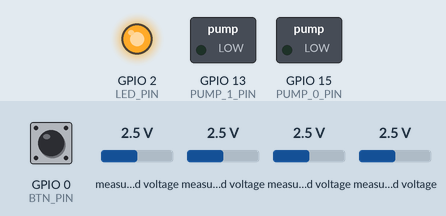
This sketch was run on a simulated ESP8266 (NodeMCU). On the bench: switched loads named in the sketch (green lamp = pin HIGH), output pins drawn as LEDs (lit = HIGH). Inputs (shaded band) come from the test bench; at power-on: GPIO 0 (BTN_PIN) HIGH, measured voltage 2.5 V. WiFi joins after 1.5 s; servers stay silent unless stated; uploads are accepted with an empty reply; the local clock reads 2024-03-15 10:24:30 at power-on unless the sketch sets it; what the sketch prints to the serial monitor is not drawn.

Above: at 20.4 s.
20.5 s: GPIO 0 (BTN_PIN) pulled LOW for 1 s
At 22.6 s:
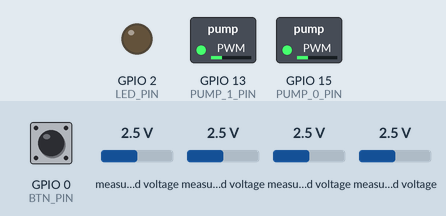
At 29.1 s:
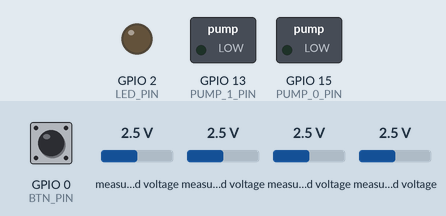
Timing chart, 0 to 32.2 s (numbered marks = the images above; inputs shaded):
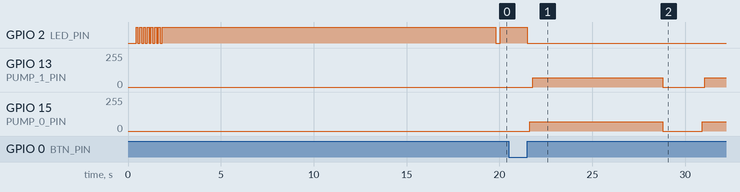

The sketch:

OinvizioN_SWS.ino
```cpp
/*
    Name:       OinvizioN_SWS.ino
    Created:	2020-01-18 03:49:25
    Author:     PLACEBO\Frey
*/

#include <ESP8266WiFi.h>
#include <Wire.h>
#include <Adafruit_ADS1015.h>
#include <time.h>

// Pins
#define BTN_PIN     0
#define LED_PIN     2
#define PUMP_0_PIN  15
#define PUMP_1_PIN  13

// Setup
char const* SSID = "<your WiFi name>";
char const* PASS = "<your WiFi PSK>";
char const* UBIDOTS_SERVER = "industrial.api.ubidots.com";
const int UBIDOTS_PORT = 80;
char const* UBIDOTS_TOKEN = "BBFF-<your ubidots token>";
char const* DEVICE_LABEL = "<your device label>";
char const* USER_AGENT = "ESP8266";
char const* VERSION = "1.0";

#define NTP_SERVERS		"128.138.140.44", "129.6.13.35"

#define OFFLINE_SUNDAY_TIME             0
#define OFFLINE_MONDAY_TIME             0
#define OFFLINE_TUESDAY_TIME            0
#define OFFLINE_WEDNESDAY_TIME          12
#define OFFLINE_THURSDAY_TIME           0
#define OFFLINE_FRIDAY_TIME             0
#define OFFLINE_SATURDAY_TIME           0

#define CLOCK_START_HOURS	    10
#define CLOCK_END_HOURS		    22
#define PUMP_PWM_LOW_V          600         //0-1023
#define PUMP_PWM_HIG_V          70          //0-1023
#define BTN_LONG_PRESS          1500        //ms
#define RECONNECT_TIME          60000L      //ms
#define UBIDOTS_SEND_INTERVAL   1800000L    //ms
#define UBIDOTS_GET_INTERVAL    120000L      //ms
#define NTP_SYNC_INTERVAL       60000L      //ms
#define VOLTAGE_THRESHOLD       6.0         //V

// Pump cycles
#define CYCLE_DURATION      7000    //ms
#define DELAY_BTW_CYCLES    2000    //ms
#define CYCLES_NUM          2

Adafruit_ADS1115 ads;
WiFiClient client_ubi;
time_t current_time;
struct tm* local_time;
uint64_t ntp_update_timer, pump_cycle_timer, start_time, led_state_timer, ubidots_send_timer, ubidots_get_timer;
int16_t raw_adc_data[4];
float voltage;
float moisture[3];
char moisture_str[3][10];
char current_state_str[10];
char manual_run_str[10];
uint8_t time_by_days[7];

boolean this_day_poured;
uint8_t weekday_poured;
uint8_t time_temp_value;

uint8_t pump_cycle;
uint16_t cycle_delay;
boolean cycle_state;
uint8_t current_state;
float last_pump_time;
float manual_run;
char payload[700];
boolean ubidots_error;

void setup()
{
    // Init variables
    time_by_days[0] = OFFLINE_SUNDAY_TIME;
    time_by_days[1] = OFFLINE_MONDAY_TIME;
    time_by_days[2] = OFFLINE_TUESDAY_TIME;
    time_by_days[3] = OFFLINE_WEDNESDAY_TIME;
    time_by_days[4] = OFFLINE_THURSDAY_TIME;
    time_by_days[5] = OFFLINE_FRIDAY_TIME;
    time_by_days[6] = OFFLINE_SATURDAY_TIME;

    // Pins setup
    pinMode(LED_PIN, OUTPUT);
    pinMode(PUMP_0_PIN, OUTPUT);
    pinMode(PUMP_1_PIN, OUTPUT);
    digitalWrite(LED_PIN, 0);
    digitalWrite(PUMP_0_PIN, 0);
    digitalWrite(PUMP_1_PIN, 0);
    delay(100);

    // Serial port setup
    Serial.begin(57600);
    delay(100);
    Serial.println();

    // ADS1115 setup
    ads.setGain(GAIN_ONE);
    ads.begin();

    // Check input voltage
    read_adc_data();
    if (voltage > 14 || voltage < 4)
        while (true) {
            digitalWrite(LED_PIN, 0);
            delay(50);
            digitalWrite(LED_PIN, 1);
            delay(50);
        }

    // Connect to wifi and configure time
    iot_connect();

    // Try to read threshold values
    if (WiFi.status() == WL_CONNECTED) {
        read_update_weekdays();
        ubidots_send();
    }

    Serial.println(F("Configuration finished."));
}

void loop()
{
    read_adc_data();
    time_updater();
    button_checker();
    pump_controller();
    update_state();
    ubidots_data();
}

void update_state(void) {
    if (WiFi.status() != WL_CONNECTED)
        current_state = 5;
    else if (local_time->tm_year == 70)
        current_state = 4;
    else if (ubidots_error)
        current_state = 3;
    else {
        if (WiFi.status() == WL_CONNECTED && !pump_cycle)
            current_state = 1;
        if (WiFi.status() == WL_CONNECTED && pump_cycle)
            current_state = 2;
    }

    if (millis() - led_state_timer > 4000) {
        blink_led(current_state);
        led_state_timer = millis();
    }
}

void blink_led(uint8_t cycles) {
    for (uint8_t i = 0; i < cycles; i++)
    {
        digitalWrite(LED_PIN, 0);
        delay(250);
        digitalWrite(LED_PIN, 1);
        delay(250);
    }
}

void button_checker(void) {
    if (!digitalRead(0)) {
        start_time = millis();
        while (!digitalRead(0));
        if (millis() - start_time > BTN_LONG_PRESS) {
            // Button long press
            Serial.println(F("[BUTTON] Long button press"));

        }
        else {
            // Button short press
            Serial.println(F("[BUTTON] Short button press"));
            manual_pump();
        }
    }
}

void read_adc_data(void) {
    raw_adc_data[0] = ads.readADC_SingleEnded(0);
    raw_adc_data[1] = ads.readADC_SingleEnded(1);
    raw_adc_data[2] = ads.readADC_SingleEnded(2);
    raw_adc_data[3] = ads.readADC_SingleEnded(3);

    for (uint8_t i = 0; i < 3; i++)
    {
        moisture[i] = mapfloat(raw_adc_data[i], 9000, 23000, 100, 0);
        if (moisture[i] > 100.0)
            moisture[i] = 100.0;
        else if (moisture[i] < 0.0)
            moisture[i] = 0.0;
        dtostrf(moisture[i], 4, 2, moisture_str[i]);
    }

    voltage = mapfloat(raw_adc_data[3], 0, 32768, 0, 42);
    if (voltage > 14)
        voltage = 14;
    else if (voltage < 4)
        voltage = 4;
}

void ubidots_data(void) {
    if (WiFi.status() == WL_CONNECTED && current_state < 4 && !pump_cycle) {
        if (millis() - ubidots_send_timer >= UBIDOTS_SEND_INTERVAL) {
            // Send data
            ubidots_send();
            ubidots_send_timer = millis();
        }
        if (millis() - ubidots_get_timer >= UBIDOTS_GET_INTERVAL && millis() - ubidots_send_timer > 10000) {
            // Read data
            Serial.println(F("[UBIDOTS] Getting data..."));
            // Get Weekdays times values
            Serial.println(F("[UBIDOTS] Reading day-time values..."));
            read_update_weekdays();

            manual_run = ubidots_read("manual_run");
            if (manual_run >= 0) {
                if (manual_run > 0) {
                    manual_pump();
                    ubidots_send();
                    manual_run = 0;
                }
            }
            else {
                Serial.println(F("[UBIDOTS] Error getting manual_run data!"));
                ubidots_error = 1;
            }
            ubidots_get_timer = millis();
        }
    }
}

void read_update_weekdays(void) {
    Serial.println(F("[UBIDOTS] Reading sunday time after 2 sec..."));
    delay(2000);
    float temp_day_time = ubidots_read("sunday");
    if (temp_day_time >= 0)
        time_by_days[0] = temp_day_time;
    else
        Serial.println(F("[UBIDOTS] Reading error!"));

    Serial.println(F("[UBIDOTS] Reading monday time after 2 sec..."));
    delay(2000);
    temp_day_time = ubidots_read("monday");
    if (temp_day_time >= 0)
        time_by_days[1] = temp_day_time;
    else
        Serial.println(F("[UBIDOTS] Reading error!"));

    Serial.println(F("[UBIDOTS] Reading tuesday time after 2 sec..."));
    delay(2000);
    temp_day_time = ubidots_read("tuesday");
    if (temp_day_time >= 0)
        time_by_days[2] = temp_day_time;
    else
        Serial.println(F("[UBIDOTS] Reading error!"));

    Serial.println(F("[UBIDOTS] Reading wednesday time after 2 sec..."));
    delay(2000);
    temp_day_time = ubidots_read("wednesday");
    if (temp_day_time >= 0)
        time_by_days[3] = temp_day_time;
    else
        Serial.println(F("[UBIDOTS] Reading error!"));

    Serial.println(F("[UBIDOTS] Reading thursday time after 2 sec..."));
    delay(2000);
    temp_day_time = ubidots_read("thursday");
    if (temp_day_time >= 0)
        time_by_days[4] = temp_day_time;
    else
        Serial.println(F("[UBIDOTS] Reading error!"));

    Serial.println(F("[UBIDOTS] Reading friday time after 2 sec..."));
    delay(2000);
    temp_day_time = ubidots_read("friday");
    if (temp_day_time >= 0)
        time_by_days[5] = temp_day_time;
    else
        Serial.println(F("[UBIDOTS] Reading error!"));

    Serial.println(F("[UBIDOTS] Reading saturday time after 2 sec..."));
    delay(2000);
    temp_day_time = ubidots_read("saturday");
    if (temp_day_time >= 0)
        time_by_days[6] = temp_day_time;
    else
        Serial.println(F("[UBIDOTS] Reading error!"));

    Serial.println(F("[DATA] Current values:"));
    for (uint8_t i = 0; i < 7; i++)
    {
        Serial.println(time_by_days[i]);
    }
    Serial.println();
}

float ubidots_read(char* variable) {
    Serial.print(F("[UBIDOTS] Connecting to ubidots to get "));
    Serial.print(variable);
    Serial.println(F("..."));
    client_ubi.connect(UBIDOTS_SERVER, UBIDOTS_PORT);
    if (client_ubi.connected()) {
        Serial.println(F("[UBIDOTS] Connected"));
        // Send GET request
        client_ubi.print(F("GET /api/v1.6/devices/"));
        client_ubi.print(DEVICE_LABEL);
        client_ubi.print(F("/"));
        client_ubi.print(variable);
        client_ubi.print(F("/lv"));
        client_ubi.print(F(" HTTP/1.1\r\n"));
        client_ubi.print(F("Host: "));
        client_ubi.print(UBIDOTS_SERVER);
        client_ubi.print(F("\r\n"));
        client_ubi.print(F("User-Agent: "));
        client_ubi.print(USER_AGENT);
        client_ubi.print(F("/"));
        client_ubi.print(VERSION);
        client_ubi.print(F("\r\nX-Auth-Token: "));
        client_ubi.print(UBIDOTS_TOKEN);
        client_ubi.print(F("\r\nConnection: close\r\n"));
        client_ubi.print(F("Content-Type: application/json\r\n\r\n"));


        Serial.println(F("[UBIDOTS] GET sended."));
        char value_str[5];
        float value = -1;
        start_time = millis();
        while (client_ubi.connected()) {
            if (client_ubi.read() == '\r'
                && client_ubi.read() == '\n'
                && client_ubi.read() == '\r'
                && client_ubi.read() == '\n') {
                client_ubi.read();
                client_ubi.read();
                client_ubi.read();
                for (uint8_t i = 0; i < 5; i++)
                    value_str[i] = client_ubi.read();
                value = atof(value_str);

                break;
            }
            if (millis() - start_time >= 4000)
                break;
        }
        if (value >= 0) {
            Serial.print(F("[UBIDOTS] Server response: "));
            Serial.print(value);
            Serial.println(F("."));
            ubidots_error = 0;
        }
        else {
            Serial.print(F("[UBIDOTS] Error getting data!"));
            ubidots_error = 1;
        }

        client_ubi.stop();
        return value;
    }
    else {
        Serial.println(F("[UBIDOTS] Connection failed!"));
        ubidots_error = 1;
        return -1;
    }
}

void ubidots_send(void) {
    //Forming payload
    manual_run = 0;
    dtostrf(current_state, 4, 2, current_state_str);
    dtostrf(manual_run, 4, 2, manual_run_str);

    Serial.print(F("[UBIDOTS] Payload: "));
    sprintf(payload, "{\"");
    sprintf(payload, "%s%s\":%s", payload, "moisture_0", moisture_str[0]);
    sprintf(payload, "%s,\"%s\":%s", payload, "moisture_1", moisture_str[1]);
    sprintf(payload, "%s,\"%s\":%s", payload, "moisture_2", moisture_str[2]);
    sprintf(payload, "%s,\"%s\":%s", payload, "current_state", current_state_str);
    sprintf(payload, "%s,\"%s\":%s", payload, "manual_run", manual_run_str);
    sprintf(payload, "%s}", payload);
    Serial.println(payload);

    Serial.println(F("[UBIDOTS] Connecting to ubidots..."));
    client_ubi.connect(UBIDOTS_SERVER, UBIDOTS_PORT);
    if (client_ubi.connected()) {
        Serial.println(F("[UBIDOTS] Connected"));
        // Send POST request
        client_ubi.print(F("POST /api/v1.6/devices/"));
        client_ubi.print(DEVICE_LABEL);
        client_ubi.print(F("?force=true HTTP/1.1\r\n"));
        client_ubi.print(F("Host: things.ubidots.com\r\n"));
        client_ubi.print(F("User-Agent: "));
        client_ubi.print(USER_AGENT);
        client_ubi.print(F("/"));
        client_ubi.print(VERSION);
        client_ubi.print(F("\r\nX-Auth-Token: "));
        client_ubi.print(UBIDOTS_TOKEN);
        client_ubi.print(F("\r\nConnection: close\r\n"));
        client_ubi.print(F("Content-Type: application/json\r\n"));
        client_ubi.print(F("Content-Length: "));
        client_ubi.print(strlen(payload));
        client_ubi.print(F("\r\n\r\n"));
        client_ubi.print(payload);
        client_ubi.print(F("\r\n"));

        Serial.println(F("[UBIDOTS] POST sended."));
        Serial.print(F("[UBIDOTS] Server response: "));
        start_time = millis();
        while (client_ubi.available()) {
            Serial.print(client_ubi.read());
            if (millis() - start_time >= 4000) {
                Serial.print(F("Error reading responce"));
                ubidots_error = 1;
                break;
            }
        }
        Serial.println(F(" ."));
        ubidots_error = 0;
        client_ubi.stop();
    }
    else {
        Serial.println(F("[UBIDOTS] Connection failed!"));
        ubidots_error = 1;
    }
}


void time_updater(void) {
    if (millis() - ntp_update_timer >= NTP_SYNC_INTERVAL && WiFi.status() == WL_CONNECTED) {
        current_time = time(nullptr);
        local_time = localtime(&current_time);
        Serial.print(F("[TIME] Current time: "));
        Serial.println(ctime(&current_time));
        ntp_update_timer = millis();
    }
}

void iot_connect(void) {
    // WiFi setup
    Serial.println(F("[WIFI] Connecting to wifi..."));
    WiFi.mode(WIFI_STA);
    delay(100);
    WiFi.begin(SSID, PASS);
    start_time = millis();
    while (WiFi.status() != WL_CONNECTED) {
        digitalWrite(LED_PIN, 0);
        delay(100);
        digitalWrite(LED_PIN, 1);
        delay(100);
        if (millis() - start_time > 6000) {
            Serial.println(F("[WIFI] Wifi connection failed!"));
            break;
        }
    }
    WiFi.setAutoReconnect(true);

    // Time setup
    delay(1000);
    if (WiFi.status() == WL_CONNECTED) {
        Serial.print(F("[WIFI] Local IP: "));
        Serial.println(WiFi.localIP().toString());
        Serial.println(F("[TIME] Configurating time over NTP..."));
        configTime(3 * 3600, 0, NTP_SERVERS);
        start_time = millis();
        while (!time(nullptr)) {
            digitalWrite(LED_PIN, 0);
            delay(100);
            digitalWrite(LED_PIN, 1);
            delay(100);
            if (millis() - start_time > 6000) {
                Serial.println(F("[TIME] Time configurating failed!"));
                break;
            }
        }
        delay(100);
        current_time = time(nullptr);
        local_time = localtime(&current_time);
    }

    //Client setup
    client_ubi.setTimeout(5000);
    Serial.println(F("[WIFI] WL config done."));
}

float mapfloat(float x, float in_min, float in_max, float out_min, float out_max)
{
    return (x - in_min) * (out_max - out_min) / (in_max - in_min) + out_min;
}
```

pump_controller.ino
```cpp
void pump_controller(void) {
	if (!pump_cycle) {
		if (check_time() && voltage > 6.0) {
			pump_cycle = CYCLES_NUM;
			Serial.print(F("Moisture 0 = "));
			Serial.print(moisture[0]);
			Serial.print(F("% "));
			Serial.print(F("Moisture 1 = "));
			Serial.print(moisture[1]);
			Serial.println(F("% "));
			Serial.print(F("Moisture 2 = "));
			Serial.print(moisture[2]);
			Serial.println(F("%"));
			Serial.println(F("[PUMP] Start pouring..."));
		}
	}
	else {
		if (millis() - pump_cycle_timer >= cycle_delay) {
			cycle_state = !cycle_state;
			if (cycle_state) {
				enable_pump(PUMP_0_PIN, 1);
				enable_pump(PUMP_1_PIN, 1);
				cycle_delay = CYCLE_DURATION;
			}
			else {
				enable_pump(PUMP_0_PIN, 0);
				enable_pump(PUMP_1_PIN, 0);
				cycle_delay = DELAY_BTW_CYCLES;
				pump_cycle--;
				if (!pump_cycle) {	// Finished
					weekday_poured = local_time->tm_wday;
					this_day_poured = 1;
					Serial.println(F("[PUMP] Pouring finished."));
				}
			}
			pump_cycle_timer = millis();
		}
	}
}

boolean check_time() {
	delay(500);
	if (current_state != 4) {
		time_temp_value = time_by_days[local_time->tm_wday];
		/*Serial.print("Current hour: ");
		Serial.println(local_time->tm_hour);
		Serial.print("Current weekday: ");
		Serial.println(local_time->tm_wday);
		Serial.print("Current weekday time: ");
		Serial.println(time_temp_value);
		Serial.println();*/
		if (time_temp_value > 0 && local_time->tm_hour >= time_temp_value && !(this_day_poured && weekday_poured == local_time->tm_wday)) {
			return true;
		}
	}
	return false;
}

void manual_pump(void) {
	Serial.println(F("[PUMP] Manual activation."));
	digitalWrite(LED_PIN, 0);
	for (uint8_t i = 0; i < CYCLES_NUM; i++)
	{
		enable_pump(PUMP_0_PIN, 1);
		enable_pump(PUMP_1_PIN, 1);
		delay(CYCLE_DURATION);
		enable_pump(PUMP_0_PIN, 0);
		enable_pump(PUMP_1_PIN, 0);
		delay(DELAY_BTW_CYCLES);
	}
	Serial.println(F("[PUMP] Pouring finished."));
	digitalWrite(LED_PIN, 1);
}

void enable_pump(uint8_t pin, boolean enable) {
	uint16_t pwm_value = mapfloat(voltage, 4, 14, PUMP_PWM_LOW_V, PUMP_PWM_HIG_V);
	if (enable) {
		Serial.print(F("[PUMP] Start pump on pin "));
		Serial.print(pin);
		Serial.print(F(" at "));
		Serial.println(pwm_value);
		for (uint16_t i = 0; i < pwm_value; i++)
		{
			analogWrite(pin, i);
			delay(2);
		}
		analogWrite(pin, pwm_value);

		// Record time
		//last_pump_time = local_time->tm_min + (local_time->tm_hour * 100) + (local_time->tm_mday * 10000) + (local_time->tm_mon * 1000000);
	}
	else
		analogWrite(pin, 0);
}
```

Measured:
- after the input at 20.5 s, GPIO 13 (PUMP_1_PIN): 0/255 → 70/255 after 1.3 s, → 0/255 7.0 s later, → 70/255 2.3 s later; GPIO 15 (PUMP_0_PIN): 0/255 → 70/255 after 1.1 s, → 0/255 7.1 s later, → 70/255 2.1 s later
